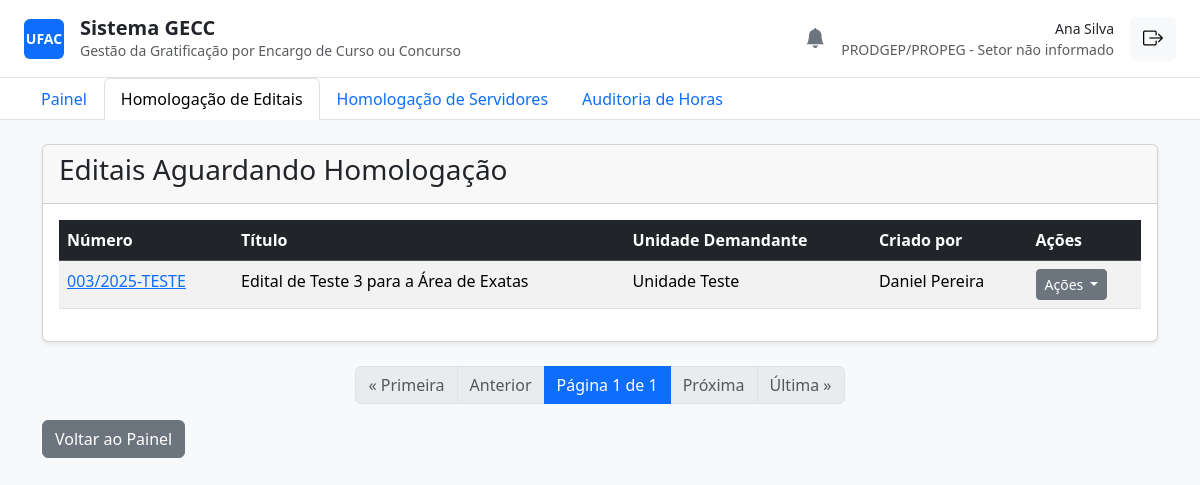
Page /gestao/homologar-editais/ (signed in) on the committed database.
### core/models.py (models this page shows, shortened)
class ServidorProfile(models.Model):
    FUNCAO_CHOICES = [
        ("Servidor", "Servidor"),
        ("Unidade Demandante", "Unidade Demandante"),
        ("PRODGEP/PROPEG", "PRODGEP/PROPEG"),
    ]
    STATUS_CHOICES = [
        ("Aguardando Homologação", "Aguardando Homologação"),
        ("Homologado", "Homologado"),
        ("Recusado", "Recusado"),
    ]
    TITULACAO_CHOICES = [
        ('Graduação', 'Graduação'),
        ('Especialização', 'Especialização'),
        ('Mestrado', 'Mestrado'),
        ('Doutorado', 'Doutorado'),
        ('Pós-Doutorado', 'Pós-Doutorado'),
    ]
    user = models.OneToOneField(User, on_delete=models.CASCADE)
    siape = models.CharField(max_length=20, unique=True, null=True, blank=True)
    cpf = models.CharField(max_length=14, unique=True, null=True, blank=True)
    setor = models.CharField(max_length=100, blank=True)
    funcao = models.CharField(max_length=30, choices=FUNCAO_CHOICES, default="Servidor")
    status = models.CharField(max_length=30, choices=STATUS_CHOICES, default="Aguardando Homologação")
    telefone = models.CharField(max_length=20, blank=True)
    limite_horas_anual = models.IntegerField(default=120)
    horas_utilizadas = models.IntegerField(default=0)
    titulacao = models.CharField(max_length=20, choices=TITULACAO_CHOICES, null=True, blank=True)
    unidade = models.ForeignKey(Unidade, on_delete=models.SET_NULL, null=True, blank=True, related_name='servidores')

class Edital(models.Model):
    STATUS_CHOICES = [
        ("Rascunho", "Rascunho"),
        ("Aguardando Homologação", "Aguardando Homologação"),
        ("Homologado", "Homologado"),
        ("Recusado", "Recusado"),
        ("Ativo", "Ativo"),
        ("Finalizado", "Finalizado"),
    ]
    numero_edital = models.CharField(max_length=50, unique=True)
    titulo = models.CharField(max_length=255)
    descricao = models.TextField(blank=True)
    unidade_demandante_nome = models.CharField(max_length=255)
    data_inicio = models.DateField()
    data_fim = models.DateField()
    status = models.CharField(max_length=30, choices=STATUS_CHOICES, default="Rascunho")
    justificativa_recusa = models.TextField(blank=True, null=True)
    valor_empenho = models.DecimalField(max_digits=12, decimal_places=2, default=0.00)
    criado_por = models.ForeignKey(User, on_delete=models.PROTECT, related_name="editais_criados")
    homologado_por = models.ForeignKey(
        User,
        on_delete=models.PROTECT,
        related_name="editais_homologados",
        null=True,
        blank=True,
    )
    created_at = models.DateTimeField(auto_now_add=True)
    updated_at = models.DateTimeField(auto_now=True)
    class Meta:
        verbose_name = "Edital"
        verbose_name_plural = "Editais"
        ordering = ["-data_inicio"]

### core/decorators.py (the view)
        def wrapper(request, *args, **kwargs):
            if not request.user.is_authenticated:
                return redirect('login')
            try:
                if request.user.servidorprofile.funcao in allowed_roles:
                    return view_func(request, *args, **kwargs)
                else:
                    return redirect('painel')
            except AttributeError:
                return redirect('painel')

### core/views.py (called while the page is built)
@login_required
@prodgep_required
def homologar_editais(request):
    editais_list = Edital.objects.filter(status='Aguardando Homologação')
    sort_param = request.GET.get('sort', 'data_inicio')
    allowed_sort_fields = ['numero_edital', 'titulo', 'unidade_demandante_nome', 'criado_por__first_name']
    allowed_sort_fields.extend(['-' + field for field in allowed_sort_fields])
    if sort_param in allowed_sort_fields:
        editais_list = editais_list.order_by(sort_param)
    paginator = Paginator(editais_list, 10)
    page_number = request.GET.get('page')
    page_obj = paginator.get_page(page_number)
    context = {
        'page_obj': page_obj,
        'current_sort': sort_param
    }
    return render(request, 'homologar_editais.html', context)

### core/templates/homologar_editais.html (shortened to what this page needs)
{% extends 'base.html' %}
{% block content %}
<div class="card shadow-sm">
    <div class="card-header">
        <h3>Editais Aguardando Homologação</h3>
    </div>
    <div class="card-body">
        <table class="table table-striped table-hover">
            <thead class="table-dark">
                <tr>
                    <th><a class="text-white text-decoration-none" href="?sort={% if current_sort == 'numero_edital' %}-numero_edital{% else %}numero_edital{% endif %}">Número </a></th>
                    <th><a class="text-white text-decoration-none" href="?sort={% if current_sort == 'titulo' %}-titulo{% else %}titulo{% endif %}">Título </a></th>
                    <th><a class="text-white text-decoration-none" href="?sort={% if current_sort == 'unidade_demandante_nome' %}-unidade_demandante_nome{% else %}unidade_demandante_nome{% endif %}">Unidade Demandante </a></th>
                    <th><a class="text-white text-decoration-none" href="?sort={% if current_sort == 'criado_por__first_name' %}-criado_por__first_name{% else %}criado_por__first_name{% endif %}">Criado por </a></th>
                    <th>Ações</th>
                </tr>
            </thead>
            <tbody>
                {% for edital in page_obj %}
                <tr>
                    <td><a href="{% url 'detalhes_edital' pk=edital.pk %}">{{ edital.numero_edital }}</a></td>
                    <td>{{ edital.titulo }}</td>
                    <td>{{ edital.unidade_demandante_nome }}</td>
                    <td>{{ edital.criado_por.get_full_name|default:edital.criado_por.username }}</td>
                    <td>
                        <div class="dropdown">
                            <button class="btn btn-secondary btn-sm dropdown-toggle" type="button" data-bs-toggle="dropdown">
                                Ações
                            </button>
                        </div>
                    </td>
                </tr>
                {% empty %}
                <tr>
                    <td colspan="5" class="text-center">Não há editais pendentes de homologação no momento.</td>
                </tr>
                {% endfor %}
            </tbody>
        </table>
    </div>
</div>
<nav aria-label="Navegação de página" class="mt-4">
    <ul class="pagination justify-content-center">
        {% if page_obj.has_previous %}
            <li class="page-item"><a class="page-link" href="?page=1&sort={{ current_sort }}">&laquo; Primeira</a></li>
            <li class="page-item"><a class="page-link" href="?page={{ page_obj.previous_page_number }}&sort={{ current_sort }}">Anterior</a></li>
        {% else %}
            <li class="page-item disabled"><span class="page-link">&laquo; Primeira</span></li>
            <li class="page-item disabled"><span class="page-link">Anterior</span></li>
        {% endif %}
        <li class="page-item active" aria-current="page"><span class="page-link">Página {{ page_obj.number }} de {{ page_obj.paginator.num_pages }}</span></li>
        {% if page_obj.has_next %}
            <li class="page-item"><a class="page-link" href="?page={{ page_obj.next_page_number }}&sort={{ current_sort }}">Próxima</a></li>
            <li class="page-item"><a class="page-link" href="?page={{ page_obj.paginator.num_pages }}&sort={{ current_sort }}">Última &raquo;</a></li>
        {% else %}
            <li class="page-item disabled"><span class="page-link">Próxima</span></li>
            <li class="page-item disabled"><span class="page-link">Última &raquo;</span></li>
        {% endif %}
    </ul>
</nav>
<div class="mt-3">
    <a href="{% url 'painel' %}" class="btn btn-secondary">Voltar ao Painel</a>
</div>
{% endblock %}

### core/templates/base.html (shortened to what this page needs)
<!DOCTYPE html>
<html lang="pt-br">
<head>
    <link href="https://cdn.jsdelivr.net/npm/bootstrap@5.3.3/dist/css/bootstrap.min.css" rel="stylesheet">
    <link rel="stylesheet" href="https://cdn.jsdelivr.net/npm/bootstrap-icons@1.11.3/font/bootstrap-icons.min.css">
</head>
<body class="bg-light">
    {% block header %}
    <header class="bg-white border-bottom px-4 py-3">
        <div class="d-flex justify-content-between align-items-center">
            <div class="d-flex align-items-center">
                <div class="bg-primary rounded d-flex align-items-center justify-content-center me-3" style="width: 40px; height: 40px;">
                    <span class="text-white fw-bold small">UFAC</span>
                </div>
                <div>
                    <h1 class="h5 mb-0 fw-semibold">Sistema GECC</h1>
                    <p class="small text-muted mb-0">Gestão da Gratificação por Encargo de Curso ou Concurso</p>
                </div>
            </div>
            <div class="d-flex align-items-center">
                {% if user.is_authenticated %}
                    <div class="dropdown me-3">
                        <a href="#" class="text-secondary position-relative" id="notificationDropdown" data-bs-toggle="dropdown" aria-expanded="false">
                            <i class="bi bi-bell-fill fs-5"></i>
                        </a>
                    </div>
                    <div class="text-end me-3">
                        <a href="{% url 'meu_perfil' %}" class="text-decoration-none">
                            <p class="mb-0 fw-medium small text-dark">{{ user.get_full_name|default:user.username }}</p>
                        </a>
                        <p class="small text-muted mb-0">
                            {{ user.servidorprofile.funcao }} - {{ user.servidorprofile.setor|default:"Setor não informado" }}
                        </p>
                    </div>
                    <form action="{% url 'logout' %}" method="post">
                        <button type="submit" class="btn btn-light" title="Sair">
                            <i class="bi bi-box-arrow-right fs-5"></i>
                        </button>
                    </form>
                {% endif %}
            </div>
        </div>
    </header>
    {% endblock header %}
    {% block navigation %}
    {% if user.is_authenticated %}
        <nav class="bg-white border-bottom px-4">
            <ul class="nav nav-tabs border-0">
                <li class="nav-item">
                    <a class="nav-link {% if request.resolver_match.url_name == 'painel' %}active{% endif %}" href="{% url 'painel' %}">Painel</a>
                </li>
                {% if user.servidorprofile.funcao == 'PRODGEP/PROPEG' %}
                     <li class="nav-item">
                         <a class="nav-link {% if 'homologar-editais' in request.path %}active{% endif %}" href="{% url 'homologar_editais' %}">Homologação de Editais</a>
                     </li>
                     <li class="nav-item">
                         <a class="nav-link {% if 'homologar-servidores' in request.path %}active{% endif %}" href="{% url 'homologar_servidores' %}">Homologação de Servidores</a>
                     </li>
                     <li class="nav-item">
                         <a class="nav-link {% if 'auditoria-horas' in request.path %}active{% endif %}" href="{% url 'auditoria_horas' %}">Auditoria de Horas</a>
                     </li>
                {% endif %}
            </ul>
        </nav>
    {% endif %}
    {% endblock navigation %}
    <main class="container my-4">
{% block content %}{% endblock %}
    </main>
</body>
</html>

### rows in the picture
Edital: numero_edital "003/2025-TESTE", titulo "Edital de Teste 3 para a Área de Exatas", unidade_demandante_nome "Unidade Teste", criado_por.get_full_name "Daniel Pereira"

### other values in the picture
{{ user.get_full_name|default:user.username }} "Ana Silva"
{{ user.servidorprofile.funcao }} "PRODGEP/PROPEG"
{{ user.servidorprofile.setor|default:"Setor não informado" }} "Setor não informado"
{{ page_obj.number }} "1"
{{ page_obj.paginator.num_pages }} "1"
